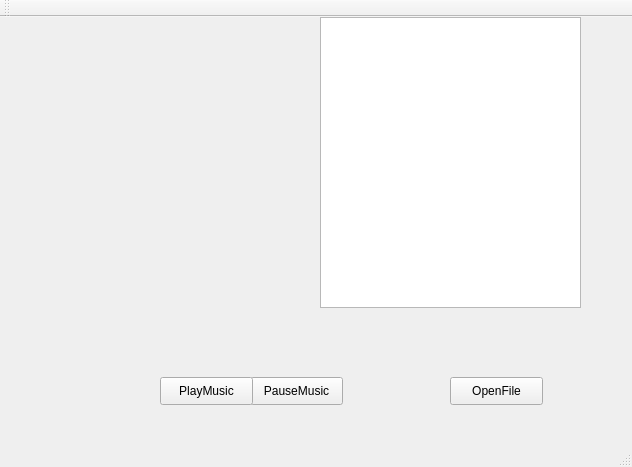
<?xml version="1.0" encoding="UTF-8"?>
<ui version="4.0">
 <class>CoolPlayer</class>
 <widget class="QMainWindow" name="CoolPlayer">
  <property name="geometry">
   <rect>
    <x>0</x>
    <y>0</y>
    <width>632</width>
    <height>467</height>
   </rect>
  </property>
  <property name="windowTitle">
   <string>CoolPlayer</string>
  </property>
  <widget class="QWidget" name="centralWidget">
   <widget class="QPushButton" name="OpenFile">
    <property name="geometry">
     <rect>
      <x>450</x>
      <y>360</y>
      <width>93</width>
      <height>28</height>
     </rect>
    </property>
    <property name="text">
     <string>OpenFile</string>
    </property>
   </widget>
   <widget class="QPushButton" name="PauseMusic">
    <property name="geometry">
     <rect>
      <x>250</x>
      <y>360</y>
      <width>93</width>
      <height>28</height>
     </rect>
    </property>
    <property name="text">
     <string>PauseMusic</string>
    </property>
   </widget>
   <widget class="QPushButton" name="PlayMusic">
    <property name="geometry">
     <rect>
      <x>160</x>
      <y>360</y>
      <width>93</width>
      <height>28</height>
     </rect>
    </property>
    <property name="text">
     <string>PlayMusic</string>
    </property>
   </widget>
   <widget class="QListWidget" name="PlayList">
    <property name="geometry">
     <rect>
      <x>320</x>
      <y>0</y>
      <width>261</width>
      <height>291</height>
     </rect>
    </property>
    <item>
     <property name="text">
      <string/>
     </property>
    </item>
   </widget>
  </widget>
  <widget class="QMenuBar" name="menuBar">
   <property name="geometry">
    <rect>
     <x>0</x>
     <y>0</y>
     <width>632</width>
     <height>26</height>
    </rect>
   </property>
  </widget>
  <widget class="QToolBar" name="mainToolBar">
   <attribute name="toolBarArea">
    <enum>TopToolBarArea</enum>
   </attribute>
   <attribute name="toolBarBreak">
    <bool>false</bool>
   </attribute>
  </widget>
  <widget class="QStatusBar" name="statusBar"/>
 </widget>
 <layoutdefault spacing="6" margin="11"/>
 <resources/>
 <connections/>
</ui>
